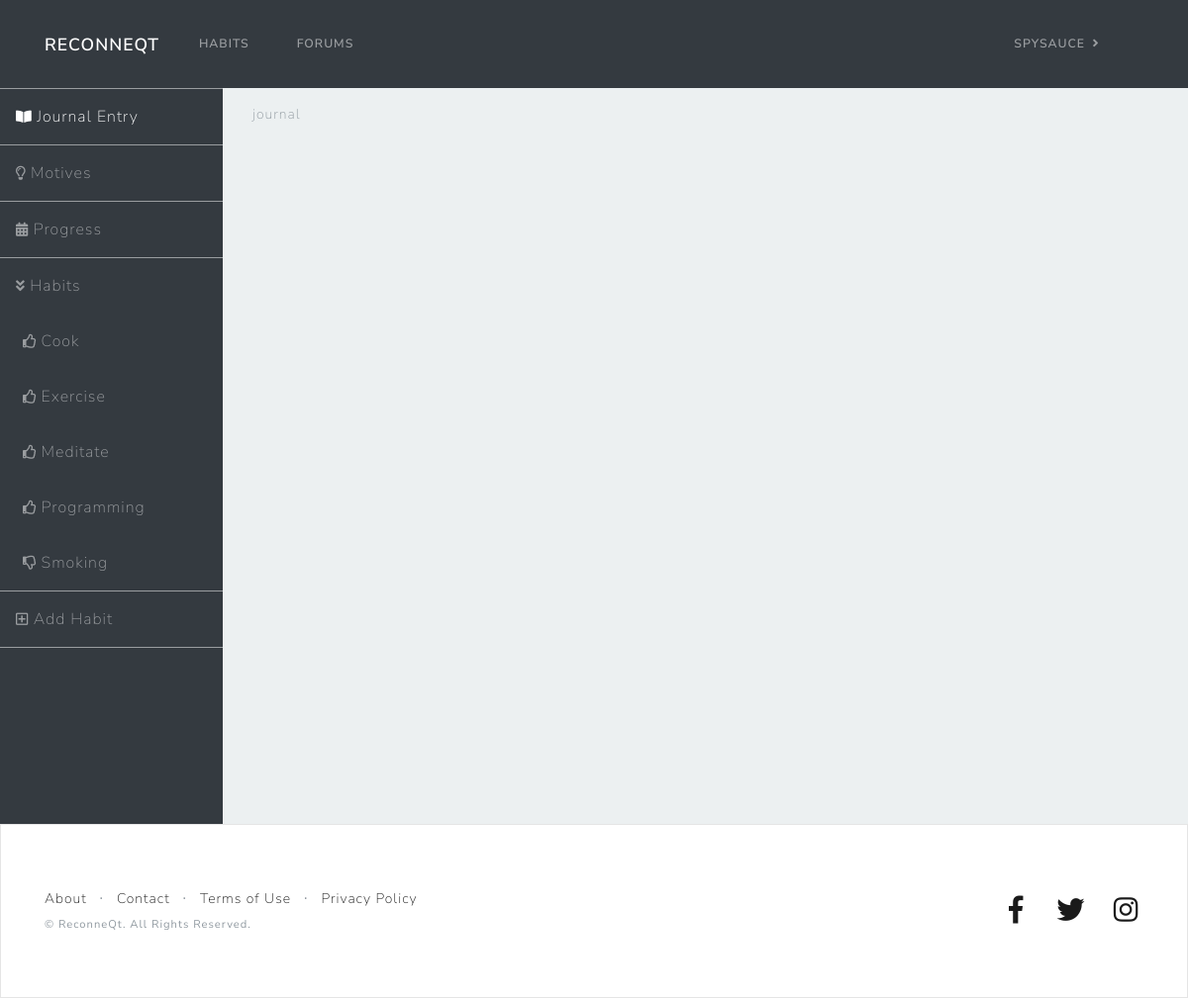
The app's page /reconneqt/journal/ (signed in) with its own data.
### habits/models.py (models this page shows, shortened)
class Habit(models.Model):
    habit_name = models.CharField(max_length=30)
    good_habit = models.BooleanField(default=False)
    user = models.ForeignKey(User, on_delete=models.CASCADE)
    class Meta:
        ordering = ('habit_name',)

### habits/views/habits.py (the view)
# urls.py: path('journal/', views.journal, name='journal'),
def journal(request):
    try:
        user_id = int(request.user.id)
        habit_list = Habit.objects.filter(user_id=user_id)
        context = {
            'habit_list': habit_list,
        }
    except Habit.DoesNotExist:
        raise Http404("Habit does not exist")
    return render(request, 'habits/journal.html', context)

### habits/templates/habits/journal.html
{% extends "habits/base_habits.html" %}
{% block main %}
<div id="habit-details" class="container-fluid">
journal
</div>
{% endblock %}

### habits/templates/habits/base_habits.html (shortened to what this page needs)
{% extends "habits/base_template.html" %}
{% load staticfiles %}
{% block css %}
<link href="{% static 'habits/css/sb-admin.css' %}" rel="stylesheet">
<link href="{% static 'habits/css/habits.css' %}" rel="stylesheet">
{% endblock %}
{% block content %}
  {% if not user.is_anonymous %}
  <div id="wrapper">
    <ul class="sidebar navbar-nav">
      <li class="nav-item top-border bottom-border">
        <a class="nav-link" href="{% url 'journal' %}">
          <i class="fas fa-book-open"></i>
          <span>Journal Entry</span>
        </a>
      </li>
      <li class="nav-item bottom-border">
        <a class="nav-link" href="{% url 'motives' %}">
          <i class="far fa-lightbulb"></i>
          <span>Motives</span>
        </a>
      </li>
      <li class="nav-item bottom-border">
        <a class="nav-link" href="{% url 'progress' %}">
          <i class="fas fa-calendar-alt"></i>
          <span>Progress</span>
        </a>
      </li>
      <li class="nav-item">
        <a class="nav-link" href="#">
          <i class="fas fa-angle-double-down"></i>
          <span>Habits</span>
        </a>
      </li>
      {% for habit in habit_list %}
      <li class="nav-item" style="margin-left: 0.5em">
        {% if habit.good_habit %}
        <a href="{% url 'habit_detail' habit.id %}" class="nav-link">
          <i class="far fa-thumbs-up"></i>
          <span>{{ habit.habit_name }}</span>
        </a>
        {% else %}
        <a href="{% url 'habit_detail' habit.id %}" class="nav-link">
          <i class="far fa-thumbs-down"></i>
          <span>{{ habit.habit_name }}</span>
        </a>
        {% endif %}
      </li>
      {% endfor %}
      <li class="nav-item top-border bottom-border">
        <span data-toggle="modal">
          <a id="new-habit-button" class="nav-link" data-target="#modal" data-form="{% url 'habit_new' %}" href="#" data-toggle="tooltip" data-placement="right" title="Add a habit">
            <i class="far fa-plus-square"></i>
            <span>Add Habit</span>
          </a>
        </span>
      </li>
    </ul>
    <div id="content-wrapper">
      <div class="container-fluid">
          {% block main %}{% endblock %}
        </div>
      </div>
    </div>
  {% else %}
  <div id="content-wrapper">
    <div class="container-fluid">
      <p>Please login to see this page.</p>
    </div>
  </div>
  {% endif %}
{% endblock %}

### habits/templates/habits/base_template.html (shortened to what this page needs)
{% load static %}
<!doctype html>
<html lang="en">
  <head>
    <link href="{% static 'habits/css/bootstrap-lux.min.css' %}" rel="stylesheet">
    <link rel="stylesheet" href="https://use.fontawesome.com/releases/v5.2.0/css/all.css">
    <link href="{% static 'habits/css/bootstrap-datepicker3.min.css' %}" rel="stylesheet">
    <link href="{% static 'habits/css/jquery.datetimepicker.min.css' %}" rel="stylesheet">
    <link href="{% static 'habits/css/landing-page.css' %}" rel="stylesheet">
    {% block css %}{% endblock %}
  </head>
  <body>
    <nav class="navbar navbar-expand-md navbar-dark bg-dark static-top">
      <div class="container">
        <a class="navbar-brand" href="{% url 'index' %}">ReconneQt</a>
        <div class="collapse navbar-collapse" id="navbarsExampleDefault">
          <ul class="navbar-nav mr-auto">
            {% if not user.is_anonymous %}
            <li class="nav-item">
              <a class="nav-link" href="{% url 'progress' %}">Habits</a>
            </li>
            {% endif %}
            <li class="nav-item">
              <a class="nav-link" href="{% url 'forum' %}">Forums</a>
            </li>
          </ul>
          <ul class="navbar-nav">
            {% if not user.is_anonymous %}
            <li class="nav-item dropdown">
                <a class="nav-link dropdown-toggle float-right" href="http://example.com" id="userdropdown"
                data-toggle="dropdown" aria-haspopup="true" aria-expanded="false">{{ user.get_username }}</a>
            </li>
            {% else %}
            <li class="nav-item">
              <a class="nav-link" href="{% url 'login' %}?next={{request.path}}">Login</a>
            </li>
            {% endif %}
          </ul>
        </div>
      </div>
    </nav>
    {% block content %}{% endblock %}
   <footer class="footer bg-light">
     <div class="container">
       <div class="row">
         <div class="col-lg-6 h-100 text-center text-lg-left my-auto">
           <ul class="list-inline mb-2">
             <li class="list-inline-item">
               <a href="#">About</a>
             </li>
             <li class="list-inline-item">&sdot;</li>
             <li class="list-inline-item">
               <a href="#">Contact</a>
             </li>
             <li class="list-inline-item">&sdot;</li>
             <li class="list-inline-item">
               <a href="#">Terms of Use</a>
             </li>
             <li class="list-inline-item">&sdot;</li>
             <li class="list-inline-item">
               <a href="#">Privacy Policy</a>
             </li>
           </ul>
           <p class="text-muted small mb-4 mb-lg-0">&copy; ReconneQt. All Rights Reserved.</p>
         </div>
         <div class="col-lg-6 h-100 text-center text-lg-right my-auto">
           <ul class="list-inline mb-0">
             <li class="list-inline-item mr-3">
               <a href="#">
                 <i class="fab fa-facebook-f fa-2x fa-fw"></i>
               </a>
             </li>
             <li class="list-inline-item mr-3">
               <a href="#">
                 <i class="fab fa-twitter fa-2x fa-fw"></i>
               </a>
             </li>
             <li class="list-inline-item">
               <a href="#">
                 <i class="fab fa-instagram fa-2x fa-fw"></i>
               </a>
             </li>
           </ul>
         </div>
       </div>
     </div>
   </footer>
  </body>
</html>

### habits/static/habits/css/landing-page.css (style rules this page uses)
#content-wrapper { background-color: #ecf0f1; }
footer.footer { padding-top: 4rem; padding-bottom: 4rem; }

### habits/static/habits/css/sb-admin.css (style rules this page uses)
html { position: relative; min-height: 100%; }
body { height: 100%; }
#wrapper { display: -webkit-box; display: -ms-flexbox; display: flex; }
#wrapper #content-wrapper { overflow-x: hidden; width: 100%; padding-top: 1rem; padding-bottom: 80px; }
#wrapper .navbar-nav .nav-item.active .nav-link { color: #fff; }
.navbar-nav .nav-item.dropdown .dropdown-toggle::after { width: 1rem; text-align: center; float: right; vertical-align: 0; border: 0; font-weight: 900; content: '\f105'; font-family: 'Font Awesome 5 Free'; }
.sidebar { width: 90px !important; background-color: #343a40; min-height: calc(100vh - 56px); }
.sidebar .nav-item:last-child { margin-bottom: 1rem; }
.sidebar .nav-item .nav-link { text-align: center; padding: 0.75rem 1rem; width: 90px; }
.sidebar .nav-item .nav-link span { font-size: 0.65rem; display: block; }
.sidebar .nav-item .nav-link { color: rgba(255, 255, 255, 0.5); }
@media (min-width: 768px) { .sidebar { width: 225px !important; } }
@media (min-width: 768px) { .sidebar .nav-item .nav-link { display: block; width: 100%; text-align: left; padding: 1rem; width: 225px; } }
@media (min-width: 768px) { .sidebar .nav-item .nav-link span { font-size: 1rem; display: inline; } }
:root { --input-padding-x: 0.75rem; --input-padding-y: 0.75rem; }

### habits/static/habits/css/habits.css (style rules this page uses)
body { overflow-x: hidden; background: #fff; }
.bottom-border { border-bottom: 1px solid rgba(255, 255, 255, 0.5) !important; margin-right: 0; }
.top-border { border-top: 1px solid rgba(255, 255, 255, 0.5) !important; }

### records on screen
Habit: habit_name "Cook"
Habit: habit_name "Exercise"
Habit: habit_name "Meditate"
Habit: habit_name "Programming"
Habit: habit_name "Smoking"

### other values on screen
{{ user.get_username }} "SPYSAUCE"
